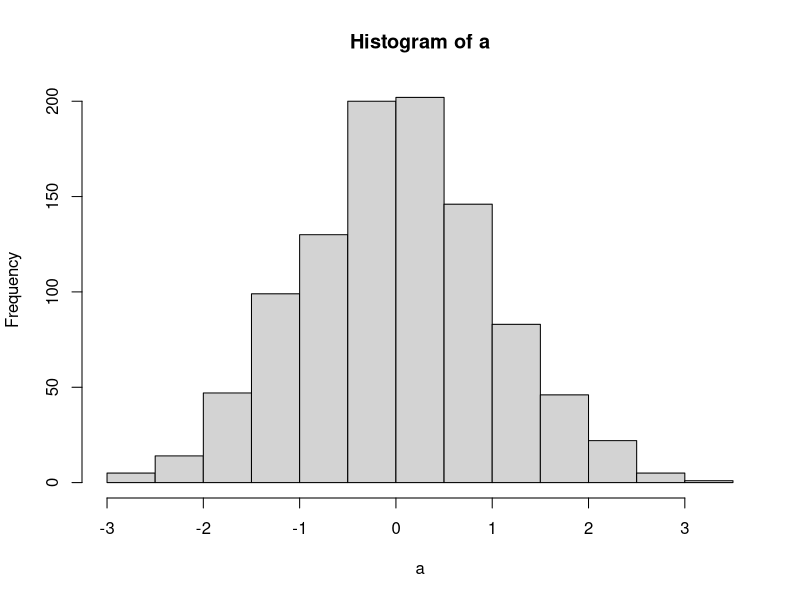
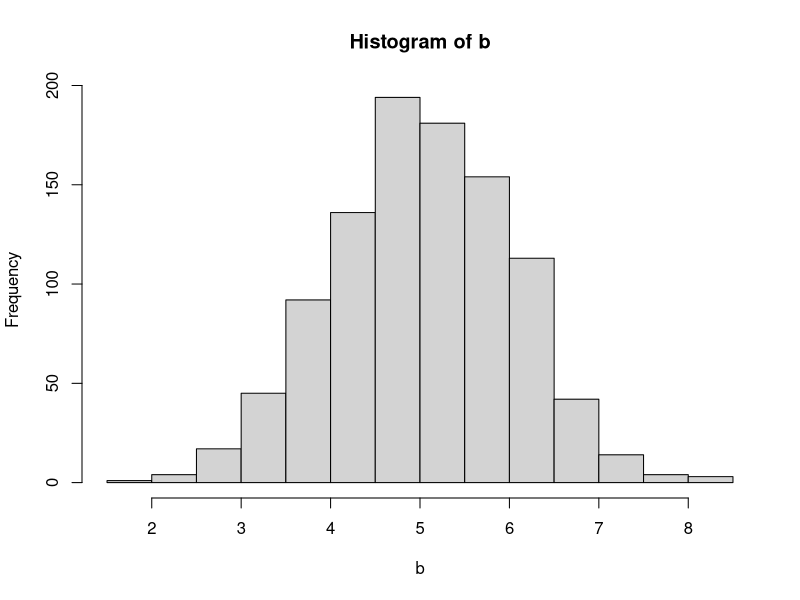

Write the R code that produced these figures, in order. (Note: this script raises an error after producing the figures.)

?rnorm
?rbinom
?runif
set.seed(123)
a <- rnorm(1000,mean=0, sd=1)

b <- rnorm(1000,mean = 5,sd=1)

hist(a)
hist(b)

df <- data.frame(a=a,b=b) %>% gather(key=object,value=value,1:2)
    ggplot(df,aes(x=value, fill=object))+ geom_histogram(alpha=0.5)
#area under cure show the probablity of getting a random sample at chosen point (above or below)
    pnorm(7,mean=5,sd=1,lower.tail=F)
#0.022 chance of a getting a 7 or greater in the normal distribution. 
    
#ttest
    t.test(a,b)
    